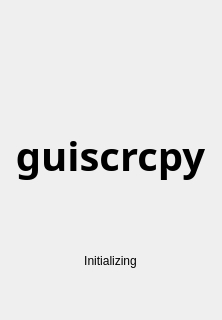
<?xml version="1.0" encoding="UTF-8"?>
<ui version="4.0">
 <class>Initializer</class>
 <widget class="QDialog" name="Initializer">
  <property name="geometry">
   <rect>
    <x>0</x>
    <y>0</y>
    <width>222</width>
    <height>320</height>
   </rect>
  </property>
  <property name="windowTitle">
   <string>Initializing</string>
  </property>
  <property name="windowIcon">
   <iconset resource="rsrc.qrc">
    <normaloff>:/res/ui/guiscrcpy_logo.png</normaloff>:/res/ui/guiscrcpy_logo.png</iconset>
  </property>
  <widget class="QWidget" name="">
   <property name="geometry">
    <rect>
     <x>0</x>
     <y>0</y>
     <width>221</width>
     <height>311</height>
    </rect>
   </property>
   <layout class="QVBoxLayout" name="verticalLayout">
    <item>
     <widget class="QLabel" name="label_2">
      <property name="text">
       <string/>
      </property>
      <property name="textFormat">
       <enum>Qt::PlainText</enum>
      </property>
      <property name="pixmap">
       <pixmap resource="rsrc.qrc">:/res/ui/guiscrcpy_logo.png</pixmap>
      </property>
      <property name="scaledContents">
       <bool>true</bool>
      </property>
      <property name="alignment">
       <set>Qt::AlignCenter</set>
      </property>
      <property name="wordWrap">
       <bool>true</bool>
      </property>
      <property name="margin">
       <number>15</number>
      </property>
     </widget>
    </item>
    <item>
     <widget class="QLabel" name="stat">
      <property name="font">
       <font>
        <family>Titillium Web</family>
        <pointsize>30</pointsize>
        <weight>75</weight>
        <bold>true</bold>
       </font>
      </property>
      <property name="text">
       <string>guiscrcpy</string>
      </property>
      <property name="scaledContents">
       <bool>false</bool>
      </property>
      <property name="alignment">
       <set>Qt::AlignCenter</set>
      </property>
     </widget>
    </item>
    <item>
     <widget class="QLabel" name="label_3">
      <property name="text">
       <string>Initializing</string>
      </property>
      <property name="alignment">
       <set>Qt::AlignCenter</set>
      </property>
     </widget>
    </item>
   </layout>
  </widget>
 </widget>
 <resources>
  <include location="rsrc.qrc"/>
 </resources>
 <connections/>
</ui>
